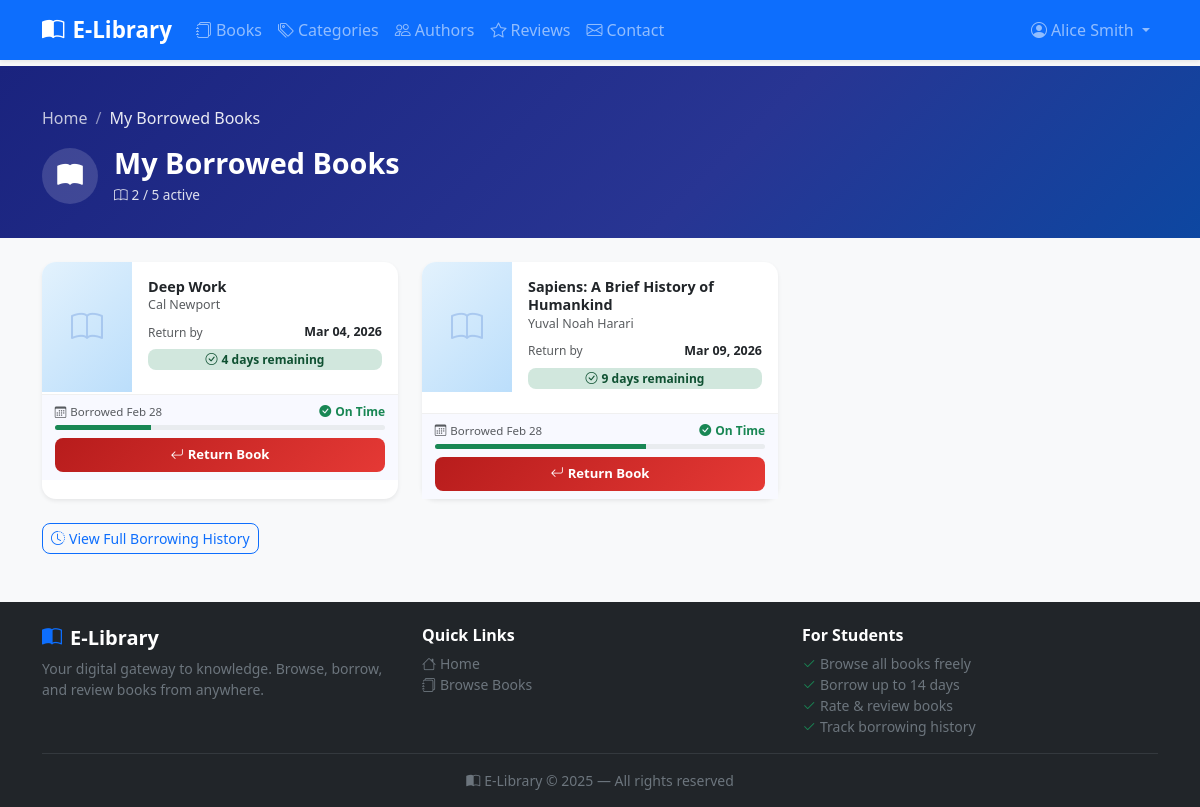
/borrowing/my-books/ (signed in), run on the app's committed database.
### borrowing/models.py (models this page shows, shortened)
class BorrowRecord(models.Model):
    STATUS_CHOICES = [
        ('borrowed', 'Borrowed'),
        ('returned', 'Returned'),
    ]
    student = models.ForeignKey(User, on_delete=models.CASCADE, related_name='borrow_records')
    book = models.ForeignKey(Book, on_delete=models.CASCADE, related_name='borrow_records')
    borrow_date = models.DateField(auto_now_add=True)
    due_date = models.DateField()
    return_date = models.DateField(null=True, blank=True)
    status = models.CharField(max_length=10, choices=STATUS_CHOICES, default='borrowed')
    @property
    def days_remaining(self):
        if self.status != 'borrowed':
            return None
        return (self.due_date - timezone.now().date()).days
    class Meta:
        ordering = ['-borrow_date']

### books/models.py (models this page shows, shortened)
class Book(models.Model):
    title = models.CharField(max_length=300)
    author = models.ForeignKey(Author, on_delete=models.SET_NULL, null=True, related_name='books')
    category = models.ForeignKey(Category, on_delete=models.SET_NULL, null=True, related_name='books')
    description = models.TextField(blank=True)
    cover_image = models.ImageField(upload_to='covers/', blank=True, null=True)
    isbn = models.CharField(max_length=20, blank=True, unique=True, null=True)
    pages = models.PositiveIntegerField(blank=True, null=True)
    language = models.CharField(max_length=50, blank=True, default='English')
    total_copies = models.PositiveIntegerField(default=1)
    available_copies = models.PositiveIntegerField(default=1)
    published_date = models.DateField(blank=True, null=True)
    created_at = models.DateTimeField(auto_now_add=True)
    class Meta:
        ordering = ['title']

class Author(models.Model):
    name = models.CharField(max_length=200)
    bio = models.TextField(blank=True)
    photo = models.ImageField(upload_to='authors/', blank=True, null=True)
    class Meta:
        ordering = ['name']

### borrowing/views.py (the view)
# urls.py: path('my-books/', views.my_books, name='my_books'),
@login_required
def my_books(request):
    active = BorrowRecord.objects.filter(
        student=request.user, status='borrowed'
    ).select_related('book__author', 'book__category').order_by('due_date')
    today = timezone.now().date()
    return render(request, 'borrowing/my_books.html', {
        'active': active,
        'today': today,
        'max_limit': MAX_BORROW_LIMIT,
    })

### books/templatetags/book_extras.py (called while the page is built)
@register.filter
def widthpct(value, total):
    try:
        pct = int(value) / int(total) * 100
        return max(0, min(100, round(pct)))
    except Exception:
        return 0

### templates/borrowing/my_books.html (shortened to what this page needs)
{% extends 'base.html' %}
{% load book_extras %}
{% block pre_content %}
<div class="borrow-hero">
  <div class="container">
    <nav aria-label="breadcrumb" class="mb-3">
      <ol class="breadcrumb mb-0" style="--bs-breadcrumb-divider-color:rgba(255,255,255,.5);">
        <li class="breadcrumb-item">
          <a href="{% url 'home' %}" style="color:rgba(255,255,255,.75);text-decoration:none;">Home</a>
        </li>
        <li class="breadcrumb-item active" style="color:rgba(255,255,255,.9);">My Borrowed Books</li>
      </ol>
    </nav>
    <div class="d-flex align-items-center gap-3">
      <div style="width:56px;height:56px;border-radius:50%;background:rgba(255,255,255,.15);display:flex;align-items:center;justify-content:center;font-size:1.6rem;">
        <i class="bi bi-book-fill"></i>
      </div>
      <div>
        <h1 style="font-size:1.8rem;font-weight:800;margin-bottom:.3rem;">My Borrowed Books</h1>
        <div class="d-flex gap-3" style="font-size:.85rem;opacity:.85;">
          <span><i class="bi bi-book me-1"></i>{{ active|length }} / {{ max_limit }} active</span>
        </div>
      </div>
    </div>
  </div>
</div>
{% endblock %}
{% block content %}
{% if active %}
<div class="row row-cols-1 row-cols-md-2 row-cols-lg-3 g-4">
  {% for record in active %}
  {% with days=record.days_remaining %}
  <div class="col">
    <div class="card book-card shadow-sm h-100">
      <div class="d-flex gap-0" style="min-height:0;">
        <a href="{% url 'book_detail' record.book.pk %}" style="flex-shrink:0;">
          {% if record.book.cover_image %}
          <img src="{{ record.book.cover_image.url }}" alt="{{ record.book.title }}"
               style="width:90px;height:130px;object-fit:cover;border-radius:14px 0 0 0;">
          {% else %}
          <div style="width:90px;height:130px;background:linear-gradient(135deg,#e3f2fd,#bbdefb);display:flex;align-items:center;justify-content:center;border-radius:14px 0 0 0;">
            <i class="bi bi-book" style="font-size:2rem;color:#90b4e8;opacity:.6;"></i>
          </div>
          {% endif %}
        </a>
        <div class="p-3 flex-grow-1 d-flex flex-column min-w-0">
          <a href="{% url 'book_detail' record.book.pk %}" class="text-decoration-none text-dark fw-bold"
             style="font-size:.9rem;line-height:1.3;display:-webkit-box;-webkit-line-clamp:2;-webkit-box-orient:vertical;overflow:hidden;">
            {{ record.book.title }}
          </a>
          {% if record.book.author %}
          <p class="text-muted mb-2" style="font-size:.78rem;">{{ record.book.author.name }}</p>
          {% endif %}
          <div class="mt-auto">
            <div class="d-flex justify-content-between align-items-center mb-1">
              <span class="text-muted" style="font-size:.75rem;">Return by</span>
              <span class="fw-semibold" style="font-size:.78rem;">{{ record.due_date|date:"M d, Y" }}</span>
            </div>
            {% if days < 0 %}
            <span class="badge days-badge-late w-100 text-center py-1 mb-2" style="border-radius:8px;font-size:.75rem;">
              <i class="bi bi-exclamation-triangle-fill me-1"></i>Late by {{ days|abs }} day{{ days|abs|pluralize }}
            </span>
            {% elif days <= 3 %}
            <span class="badge days-badge-warn w-100 text-center py-1 mb-2" style="border-radius:8px;font-size:.75rem;">
              <i class="bi bi-clock me-1"></i>{{ days }} day{{ days|pluralize }} remaining
            </span>
            {% else %}
            <span class="badge days-badge-ok w-100 text-center py-1 mb-2" style="border-radius:8px;font-size:.75rem;">
              <i class="bi bi-check-circle me-1"></i>{{ days }} day{{ days|pluralize }} remaining
            </span>
            {% endif %}
          </div>
        </div>
      </div>
      <div style="background:#f8f9ff;padding:.5rem .8rem;border-top:1px solid #f0f0f0;">
        <div class="d-flex justify-content-between align-items-center mb-1">
          <span class="text-muted" style="font-size:.72rem;">
            <i class="bi bi-calendar3 me-1"></i>Borrowed {{ record.borrow_date|date:"M d" }}
          </span>
          {% if days < 0 %}
          <span class="fw-bold" style="font-size:.75rem;color:#dc3545;">
            <i class="bi bi-x-circle-fill me-1"></i>Late
          </span>
          {% else %}
          <span class="fw-bold" style="font-size:.75rem;color:#198754;">
            <i class="bi bi-check-circle-fill me-1"></i>On Time
          </span>
          {% endif %}
        </div>
        <div class="progress mb-2" style="height:5px;border-radius:4px;">
          {% if days < 0 %}
          <div class="progress-bar progress-bar-late" style="width:100%;"></div>
          {% elif days <= 3 %}
          <div class="progress-bar progress-bar-warn" style="width:{{ days|widthpct:14 }}%;"></div>
          {% else %}
          <div class="progress-bar progress-bar-ok" style="width:{{ days|widthpct:14 }}%;"></div>
          {% endif %}
        </div>
        <form method="post" action="{% url 'return_book' record.pk %}" class="d-grid">
          <button type="submit" class="btn btn-return"
                  onclick="return confirm('Return \'{{ record.book.title|escapejs }}\'?')">
            <i class="bi bi-arrow-return-left me-1"></i>Return Book
          </button>
        </form>
      </div>
    </div>
  </div>
  {% endwith %}
  {% endfor %}
</div>
<div class="mt-4">
  <a href="{% url 'my_borrowings' %}" class="btn btn-outline-primary btn-sm" style="border-radius:8px;">
    <i class="bi bi-clock-history me-1"></i>View Full Borrowing History
  </a>
</div>
{% endif %}
{% endblock %}

### templates/base.html (shortened to what this page needs)
<!DOCTYPE html>
<html lang="en">
<head>
  <link href="https://cdn.jsdelivr.net/npm/bootstrap@5.3.0/dist/css/bootstrap.min.css" rel="stylesheet">
  <link href="https://cdn.jsdelivr.net/npm/bootstrap-icons@1.11.0/font/bootstrap-icons.css" rel="stylesheet">
</head>
<body>
<nav class="navbar navbar-expand-lg navbar-dark bg-primary shadow-sm fixed-top">
  <div class="container">
    <a class="navbar-brand" href="{% url 'home' %}">
      <i class="bi bi-book-half me-2"></i>E-Library
    </a>
    <div class="collapse navbar-collapse" id="navbarNav">
      <ul class="navbar-nav me-auto">
        <li class="nav-item">
          <a class="nav-link" href="{% url 'book_list' %}"><i class="bi bi-journals me-1"></i>Books</a>
        </li>
        <li class="nav-item">
          <a class="nav-link" href="{% url 'public_category_list' %}"><i class="bi bi-tags me-1"></i>Categories</a>
        </li>
        <li class="nav-item">
          <a class="nav-link" href="{% url 'public_author_list' %}"><i class="bi bi-people me-1"></i>Authors</a>
        </li>
        <li class="nav-item">
          <a class="nav-link" href="{% url 'public_reviews' %}"><i class="bi bi-star me-1"></i>Reviews</a>
        </li>
        <li class="nav-item">
          <a class="nav-link" href="{% url 'contact' %}"><i class="bi bi-envelope me-1"></i>Contact</a>
        </li>
      </ul>
      <ul class="navbar-nav">
        {% if user.is_authenticated %}
        <li class="nav-item dropdown">
          <a class="nav-link dropdown-toggle" href="#" data-bs-toggle="dropdown">
            <i class="bi bi-person-circle me-1"></i>{{ user.get_full_name|default:user.username }}
          </a>
        </li>
        {% endif %}
      </ul>
    </div>
  </div>
</nav>
{% block pre_content %}{% endblock %}
<div class="container mt-4">
  {% block content %}{% endblock %}
</div>
<footer class="bg-dark text-white mt-5 pt-4 pb-3">
  <div class="container">
    <div class="row g-4 mb-3">
      <div class="col-md-4">
        <h5 class="fw-bold mb-2"><i class="bi bi-book-half me-2 text-primary"></i>E-Library</h5>
        <p class="text-secondary small mb-0">Your digital gateway to knowledge. Browse, borrow, and review books from anywhere.</p>
      </div>
      <div class="col-md-4">
        <h6 class="fw-semibold mb-2">Quick Links</h6>
        <ul class="list-unstyled small mb-0">
          <li><a href="{% url 'home' %}" class="text-secondary text-decoration-none"><i class="bi bi-house me-1"></i>Home</a></li>
          <li><a href="{% url 'book_list' %}" class="text-secondary text-decoration-none"><i class="bi bi-journals me-1"></i>Browse Books</a></li>
        </ul>
      </div>
      <div class="col-md-4">
        <h6 class="fw-semibold mb-2">For Students</h6>
        <ul class="list-unstyled small mb-0 text-secondary">
          <li><i class="bi bi-check2 me-1 text-success"></i>Browse all books freely</li>
          <li><i class="bi bi-check2 me-1 text-success"></i>Borrow up to 14 days</li>
          <li><i class="bi bi-check2 me-1 text-success"></i>Rate &amp; review books</li>
          <li><i class="bi bi-check2 me-1 text-success"></i>Track borrowing history</li>
        </ul>
      </div>
    </div>
    <hr class="border-secondary">
    <p class="text-center text-secondary small mb-0">
      <i class="bi bi-book-half me-1"></i>E-Library &copy; 2025 &mdash; All rights reserved
    </p>
  </div>
</footer>
</body>
</html>

### templates/base.html (style rules this page uses)
body { background-color: #f8f9fa; padding-top: 66px; }
.navbar-brand { font-weight: 700; font-size: 1.4rem; }
.book-card { transition: transform .2s, box-shadow .2s; }

### templates/borrowing/my_books.html (style rules this page uses)
.borrow-hero { background: linear-gradient(135deg, #1a237e 0%, #283593 60%, #0d47a1 100%); color: #fff; padding: 2.5rem 0 2rem; }
.book-card { border-radius: 14px; border: none; transition: transform .2s, box-shadow .2s; }
.days-badge-ok { background: #d1e7dd; color: #0f5132; }
.progress-bar-ok { background: #198754; }
.btn-return { background: linear-gradient(135deg, #b71c1c, #e53935); color: #fff; border: none; border-radius: 8px; font-size: .82rem; font-weight: 600; padding: .45rem 1.1rem; transition: opacity .2s; }

### data on the page
BorrowRecord: book "Deep Work", book.author.name "Cal Newport", due_date "Mar 04, 2026", days_remaining "4", borrow_date "Feb 28", {{ days|widthpct:14 }} 29 (drawn)
BorrowRecord: book "Sapiens: A Brief History of Humankind", book.author.name "Yuval Noah Harari", due_date "Mar 09, 2026", days_remaining "9", borrow_date "Feb 28", {{ days|widthpct:14 }} 64 (drawn)

### other printed values
{{ user.get_full_name|default:user.username }} "Alice Smith"
{{ active|length }} "2"
{{ max_limit }} "5"
